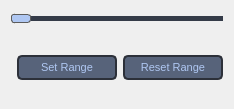
      <widget class="QWidget" name="page_3DMap">
       <layout class="QGridLayout" name="gridLayout_2">
        <item row="0" column="0">
         <widget class="QSlider" name="horizontalSlider_Main">
          <property name="styleSheet">
           <string notr="true">QSlider::groove:horizontal {
    border: 0px solid #999999;
    height: 5px; /* the groove expands to the size of the slider by default. by giving it a height, it has a fixed size */
   background: rgb(52, 59, 72);
    margin: 2px 0;
}

QSlider::handle:horizontal {
    background: rgb(175, 199, 242);
    border: 1px solid #5c5c5c;
    width: 18px;
    margin: -2px 0; /* handle is placed by default on the contents rect of the groove. Expand outside the groove */
    border-radius: 3px;
}</string>
          </property>
          <property name="orientation">
           <enum>Qt::Horizontal</enum>
          </property>
         </widget>
        </item>
        <item row="1" column="0">
         <widget class="QFrame" name="frame">
          <property name="sizePolicy">
           <sizepolicy hsizetype="MinimumExpanding" vsizetype="MinimumExpanding">
            <horstretch>0</horstretch>
            <verstretch>0</verstretch>
           </sizepolicy>
          </property>
          <property name="autoFillBackground">
           <bool>false</bool>
          </property>
          <property name="styleSheet">
           <string notr="true">border-style: solid;
border-radius: 5px;
border: 0px solid lightgray;
background-color: rgb(44, 48, 57);</string>
          </property>
          <property name="frameShape">
           <enum>QFrame::Box</enum>
          </property>
          <property name="frameShadow">
           <enum>QFrame::Plain</enum>
          </property>
         </widget>
        </item>
        <item row="1" column="2">
         <layout class="QVBoxLayout" name="verticalLayout_4">
          <property name="rightMargin">
           <number>0</number>
          </property>
         </layout>
        </item>
        <item row="4" column="0">
         <layout class="QHBoxLayout" name="horizontalLayout">
          <property name="bottomMargin">
           <number>0</number>
          </property>
         </layout>
        </item>
        <item row="2" column="0">
         <layout class="QHBoxLayout" name="horizontalLayout_6">
          <property name="bottomMargin">
           <number>0</number>
          </property>
          <item>
           <widget class="QFrame" name="frame_colormap">
            <property name="minimumSize">
             <size>
              <width>0</width>
              <height>60</height>
             </size>
            </property>
            <property name="maximumSize">
             <size>
              <width>16777215</width>
              <height>60</height>
             </size>
            </property>
            <property name="frameShape">
             <enum>QFrame::StyledPanel</enum>
            </property>
            <property name="frameShadow">
             <enum>QFrame::Raised</enum>
            </property>
           </widget>
          </item>
          <item>
           <widget class="QPushButton" name="pushButton_UpdateRange">
            <property name="minimumSize">
             <size>
              <width>100</width>
              <height>25</height>
             </size>
            </property>
            <property name="maximumSize">
             <size>
              <width>200</width>
              <height>16777215</height>
             </size>
            </property>
            <property name="font">
             <font>
              <family>Arial</family>
              <pointsize>8</pointsize>
             </font>
            </property>
            <property name="styleSheet">
             <string notr="true">QPushButton {
border: 2px solid rgb(44, 48, 57);
	border-radius: 5px;	
	/*background-color: rgb(52, 59, 72);*/
background-color: rgb(87, 99, 122);
color:rgb(175, 199, 242);
}
QPushButton:hover {
	/*background-color: rgb(57, 65, 80);*/
background-color: rgb(103, 117, 144);
border: 0px solid rgb(52, 59, 72);
	
}
QPushButton:pressed {	
	background-color: rgb(35, 40, 49);
	border: 2px solid rgb(43, 50, 61);
}</string>
            </property>
            <property name="text">
             <string>Set Range</string>
            </property>
           </widget>
          </item>
          <item>
           <widget class="QPushButton" name="pushButton_ResetRange">
            <property name="minimumSize">
             <size>
              <width>100</width>
              <height>25</height>
             </size>
            </property>
            <property name="maximumSize">
             <size>
              <width>200</width>
              <height>16777215</height>
             </size>
            </property>
            <property name="font">
             <font>
              <family>Arial</family>
              <pointsize>8</pointsize>
             </font>
            </property>
            <property name="styleSheet">
             <string notr="true">QPushButton {
border: 2px solid rgb(44, 48, 57);
	border-radius: 5px;	
	/*background-color: rgb(52, 59, 72);*/
background-color: rgb(87, 99, 122);
color:rgb(175, 199, 242);
}
QPushButton:hover {
	/*background-color: rgb(57, 65, 80);*/
background-color: rgb(103, 117, 144);
border: 0px solid rgb(52, 59, 72);
	
}
QPushButton:pressed {	
	background-color: rgb(35, 40, 49);
	border: 2px solid rgb(43, 50, 61);
}</string>
            </property>
            <property name="text">
             <string>Reset Range</string>
            </property>
           </widget>
          </item>
         </layout>
        </item>
       </layout>
      </widget>
